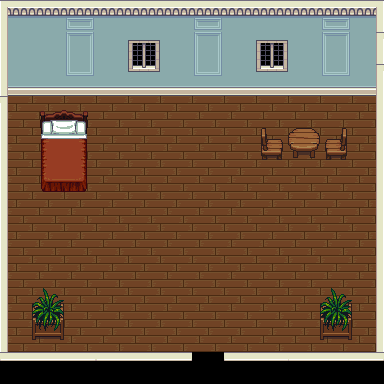

A 2D game scene composited from a Tiled map and its tileset images. What follows is a short description and the map's XML, with every tile layer's data as written:
An orthogonal 12x12 tile map with 32x32 px tiles, 3 tile layers (שכבת משבצות 1, שכבת משבצות 2, שכבת משבצות 3), 1 hidden layer not drawn, 4 tilesets and 20 objects (compass, exit, back_from_underground, secretPassage, spawn, ...).

<map version="1.0" tiledversion="1.0.2" orientation="orthogonal" renderorder="right-down" width="12" height="12" tilewidth="32" tileheight="32" nextobjectid="33">
 <tileset firstgid="1" name="inside" tilewidth="32" tileheight="32" spacing="2" margin="1" tilecount="100" columns="10">
  <image source="../general/LPC/inside.png" width="340" height="340" />
 </tileset>
 <tileset firstgid="101" name="Inside_A4" tilewidth="32" tileheight="32" spacing="2" margin="1" tilecount="240" columns="16">
  <image source="../general/LPC/Inside_A4.png" width="544" height="512" />
 </tileset>
 <tileset firstgid="341" name="Inside_B" tilewidth="32" tileheight="32" spacing="2" margin="1" tilecount="256" columns="16">
  <image source="../general/LPC/Inside_B.png" width="544" height="544" />
 </tileset>
 <tileset firstgid="597" name="starirs" tilewidth="32" tileheight="32" spacing="2" margin="1" tilecount="1" columns="1">
  <image source="../general/LPC/starirs.png" width="36" height="36" />
  <tile id="0">
   <objectgroup draworder="index" visible="0" />
  </tile>
 </tileset>
 <layer name="שכבת משבצות 1" width="12" height="12">
  <data encoding="csv">
1,2,2,2,2,2,2,2,2,2,2,3,
11,12,12,12,12,12,12,12,12,12,12,13,
21,22,22,22,22,22,22,22,22,22,22,23,
41,41,41,41,41,41,41,41,41,41,41,41,
41,41,41,41,41,41,41,41,41,41,41,41,
41,41,41,41,41,41,41,41,41,41,41,41,
41,41,41,41,41,41,41,41,41,41,41,41,
41,41,41,41,41,41,41,41,41,41,41,41,
41,41,41,41,41,41,41,41,41,41,41,41,
41,41,41,41,41,41,41,41,41,41,41,41,
41,41,41,41,41,41,41,41,41,41,41,41,
0,0,0,0,0,0,0,0,0,0,0,0
</data>
 </layer>
 <layer name="שכבת משבצות 2" width="12" height="12">
  <data encoding="csv">
44,0,51,0,0,0,51,0,0,0,51,45,
43,0,61,0,342,0,61,0,342,0,61,4,
43,0,71,0,358,0,71,0,358,0,71,4,
5,0,0,0,0,0,0,0,0,0,0,42,
43,503,504,0,0,0,0,0,514,499,516,42,
43,519,520,0,0,0,0,0,0,0,0,42,
43,0,0,0,0,0,0,0,0,0,0,42,
43,0,0,0,0,0,0,0,0,0,0,42,
43,0,0,0,0,0,0,0,0,0,0,42,
43,0,0,0,0,0,0,0,0,0,0,42,
43,395,0,0,0,0,0,0,0,0,395,42,
31,32,33,31,32,33,0,31,32,31,32,33
</data>
 </layer>
 <layer name="hidden passage" width="12" height="12" visible="0">
  <data encoding="csv">
0,0,0,0,0,0,0,0,0,0,0,0,
0,0,0,0,0,0,0,0,0,0,0,0,
0,0,0,0,0,0,0,0,0,0,0,0,
0,0,0,0,0,0,0,0,0,0,0,0,
0,0,0,0,0,0,0,0,0,0,0,0,
0,0,0,0,0,0,0,0,0,0,0,0,
0,0,0,0,0,0,0,0,0,0,0,0,
0,0,0,0,0,0,0,0,0,0,0,0,
0,0,0,0,0,0,0,0,0,0,0,0,
0,0,0,0,0,0,0,0,0,0,0,0,
0,0,0,597,0,0,0,0,0,0,0,0,
0,0,0,0,0,0,0,0,0,0,0,0
</data>
 </layer>
 <objectgroup name="characters" />
 <layer name="שכבת משבצות 3" width="12" height="12">
  <data encoding="csv">
0,0,0,0,0,0,0,0,0,0,0,0,
0,0,0,0,0,0,0,0,0,0,0,0,
0,0,0,0,0,0,0,0,0,0,0,0,
0,487,488,0,0,0,0,0,0,0,0,0,
0,0,0,0,0,0,0,0,0,0,0,0,
0,0,0,0,0,0,0,0,0,0,0,0,
0,0,0,0,0,0,0,0,0,0,0,0,
0,0,0,0,0,0,0,0,0,0,0,0,
0,0,0,0,0,0,0,0,0,0,0,0,
0,379,0,0,0,0,0,0,0,0,379,0,
0,0,0,0,0,0,0,0,0,0,0,0,
0,0,0,0,0,0,0,0,0,0,0,0
</data>
 </layer>
 <objectgroup name="events">
  <object id="3" name="compass" x="189" y="122" width="11" height="9" />
  <object id="23" name="exit" x="195" y="353" width="26" height="11" />
  <object id="27" name="back_from_underground" x="129" y="336.5" width="7" height="13" />
  <object id="28" name="secretPassage" x="98" y="334.5" width="19" height="16" />
  <object id="29" x="320" y="303.5" width="33" height="37" />
  <object id="30" x="33" y="304.5" width="32" height="35" />
  <object id="31" name="spawn" x="201.5" y="320" width="17" height="17" />
  <object id="32" name="person" x="324" y="200" width="11" height="10" />
 </objectgroup>
 <objectgroup name="collisions" opacity="0.97">
  <object id="6" x="41" y="120" width="46" height="71" />
  <object id="7" x="260" y="128" width="6" height="30" />
  <object id="8" x="263" y="139" width="20" height="21" />
  <object id="9" x="325" y="138" width="22" height="21" />
  <object id="11" x="338" y="128" width="10" height="27" />
  <object id="12" x="288" y="129" width="31" height="21">
   <ellipse />
  </object>
  <object id="15" x="292" y="150" width="23" height="8" />
  <object id="16" x="0" y="75" width="376" height="20" />
  <object id="18" x="0" y="95" width="7" height="267" />
  <object id="19" x="2" y="353" width="190" height="9" />
  <object id="20" x="223" y="354" width="155" height="6" />
  <object id="24" x="376.5" y="92.5" width="7" height="269" />
 </objectgroup>
</map>